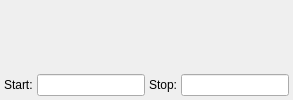
     <widget class="QWidget" name="tabPlot2d">
      <attribute name="title">
       <string>2D Plot</string>
      </attribute>
      <layout class="QGridLayout" name="gridLayout_9">
       <property name="horizontalSpacing">
        <number>4</number>
       </property>
       <property name="verticalSpacing">
        <number>2</number>
       </property>
       <property name="margin">
         <number>4</number>
       </property>
       <item row="0" column="0" colspan="4">
        <widget class="QwtPlot" name="plot2d"/>
       </item>
       <item row="1" column="0">
        <widget class="QLabel" name="label_20">
         <property name="text">
          <string>Start:</string>
         </property>
        </widget>
       </item>
       <item row="1" column="1">
        <widget class="QLineEdit" name="editStartTime2d">
         <property name="toolTip">
          <string>Start time.</string>
         </property>
         <property name="readOnly">
          <bool>true</bool>
         </property>
        </widget>
       </item>
       <item row="1" column="2">
        <widget class="QLabel" name="label_19">
         <property name="text">
          <string>Stop:</string>
         </property>
        </widget>
       </item>
       <item row="1" column="3">
        <widget class="QLineEdit" name="editStopTime2d">
         <property name="toolTip">
          <string>Estimated stop time.</string>
         </property>
         <property name="readOnly">
          <bool>true</bool>
         </property>
        </widget>
       </item>
      </layout>
     </widget>
